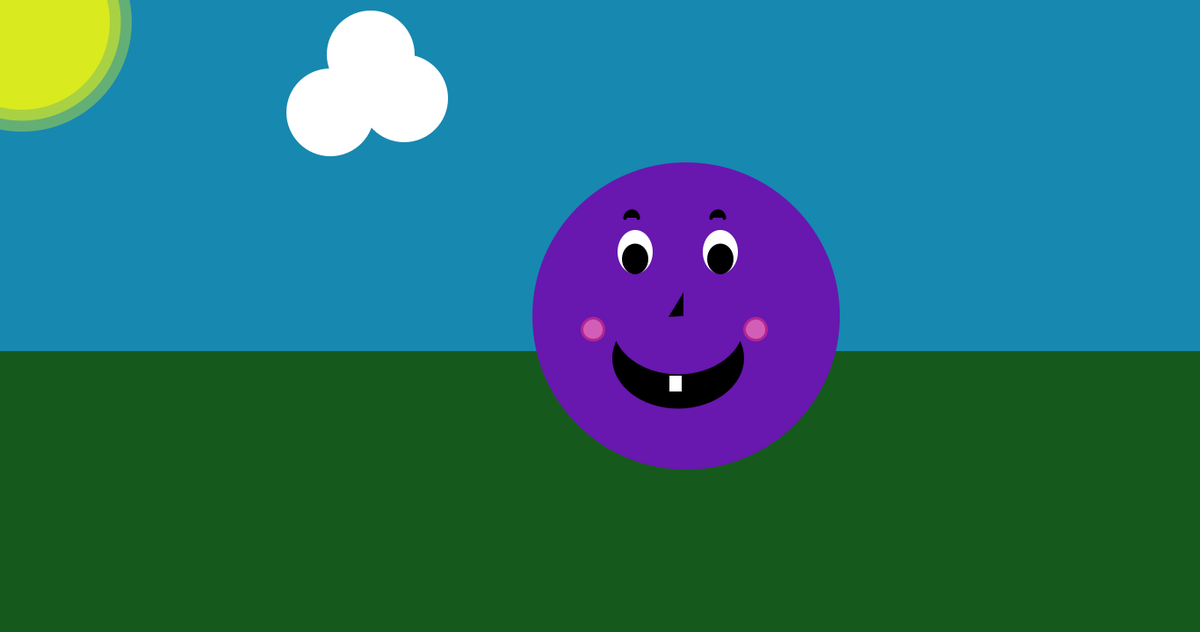
Frame 1 (no input)
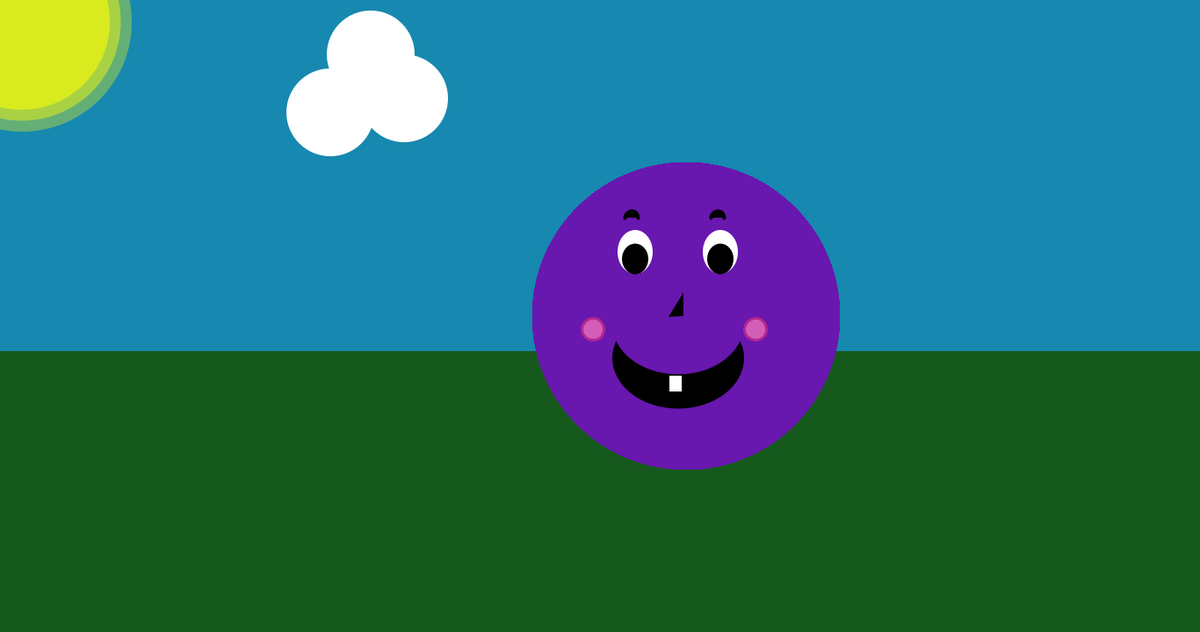
Frame 60 (the mouse pressed at the canvas centre just before this capture)
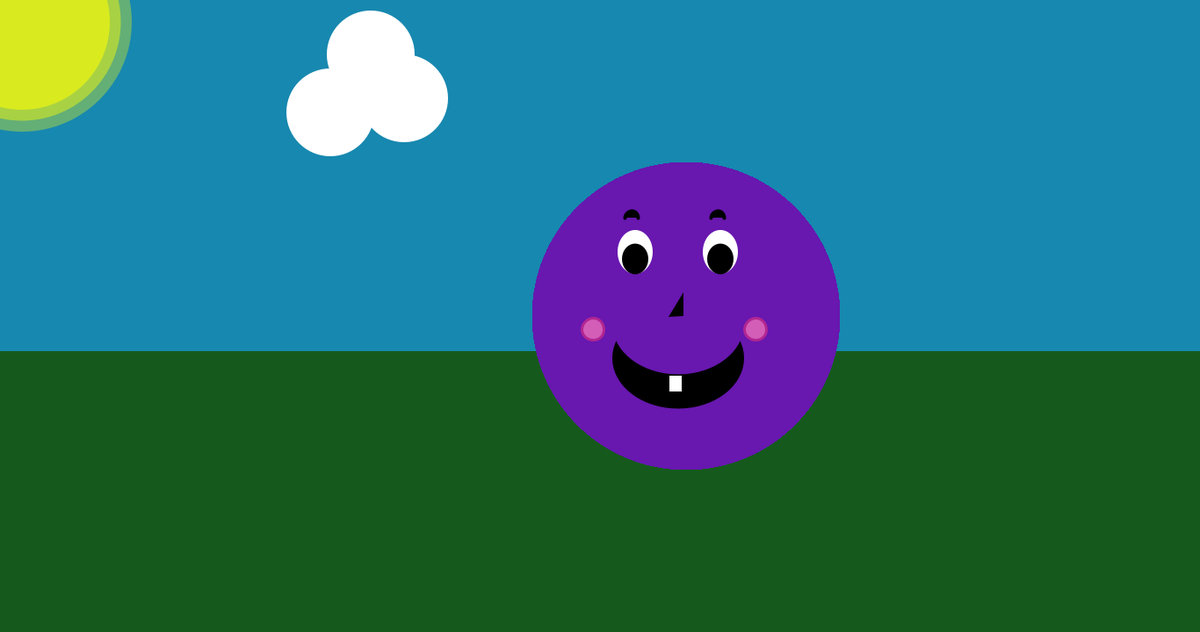
Frame 120 (the mouse held since frame 60 and released just before this capture)

The Processing sketch that drew these frames (run headless with seeded random() and noise(); from frame 60 on, the mouse is pressed at the canvas centre):

// Processing sketch: Smiley3
// ── Smiley3.pde


void setup()
{
  size(1366, 720);
  background(21, 90, 28);
  noStroke();
}

void draw()
{
  println(mouseX+" "+mouseY);
  fill(23, 136, 175);
  rect(0, 0, width, 400);
  noStroke();

  fill(104, 23, 175);
  ellipse(781, 360, 350, 350);
  noStroke();

  fill(217, 234, 31);
  ellipse(25, 25, 200, 200);
  noStroke();

  fill(255);
  ellipse(723, 287, 40, 50);
  noStroke();

  fill(255);
  ellipse(820, 287, 40, 50);
  noStroke();

  fill(0);
  ellipse(723, 295, 30, 35);
  noStroke();

  fill(0);
  ellipse(820, 295, 30, 35);
  noStroke();

  fill(0);
  ellipse(772, 408, 150, 115);
  noStroke();

  fill(104, 23, 175);
  ellipse(772, 369, 150, 115);
  noStroke();

  fill(0);
  beginShape();
  vertex(778, 333);
  vertex(761, 361);
  vertex(778, 360);
  endShape(CLOSE);
  noStroke();

  fill(217, 234, 31, 150);
  ellipse(25, 25, 225, 225);
  noStroke();

  fill(217, 234, 31, 100);
  ellipse(25, 25, 250, 250);
  noStroke();

  fill(211, 94, 184);
  noSmooth();
  stroke(178,38,145);
  strokeWeight(3);
  ellipse(675, 375, 25, 25);
  ellipse(860, 375, 25, 25);
  
  fill(255);
  smooth();
  noStroke();
  ellipse(422, 62, 100, 100);
  ellipse(460,112,100,100);
  ellipse(376,128,100,100);
  
  fill(0);
  stroke(0);
  strokeWeight(4);
  arc(719,248,15,15,PI,2*PI);
  arc(817,248,15,15,PI,2*PI);
  noStroke();
  
  fill(255);
  noStroke();
  rectMode(CENTER);
  rect(769,437,14,18);
}
